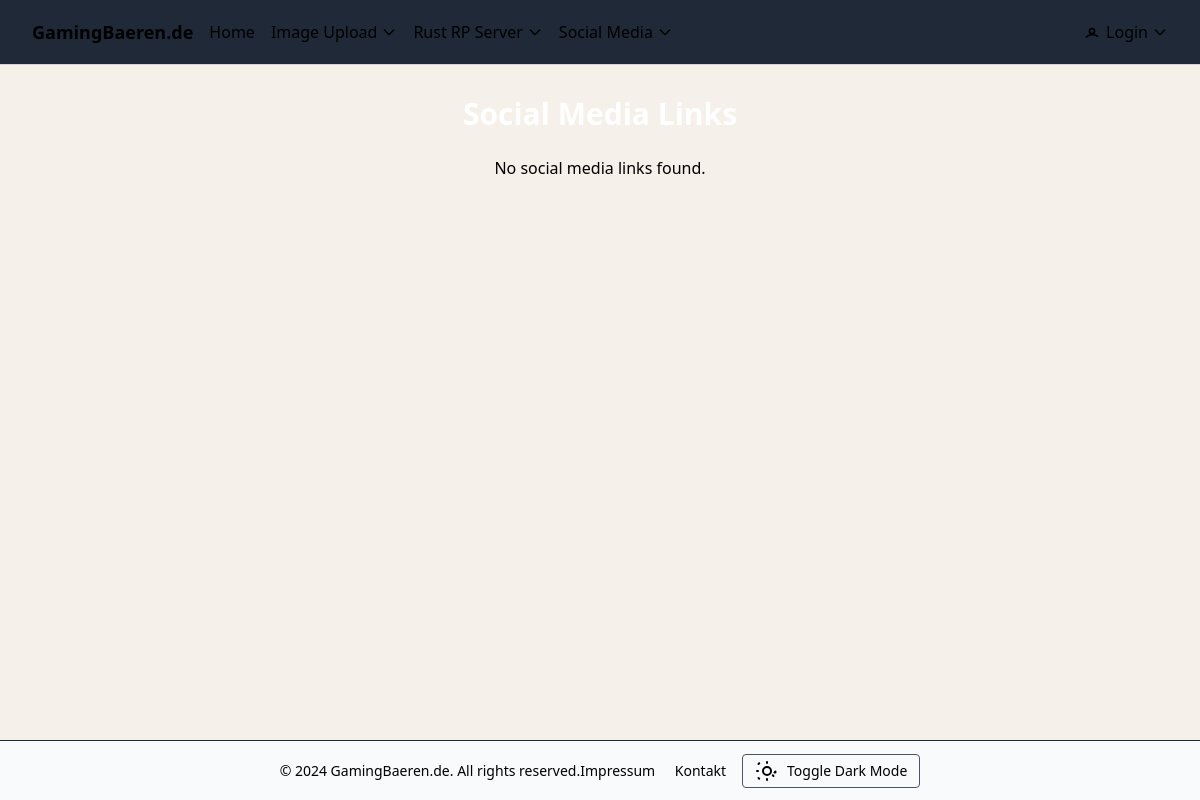
/socialmedia/, run on an earlier commit of the app's database.
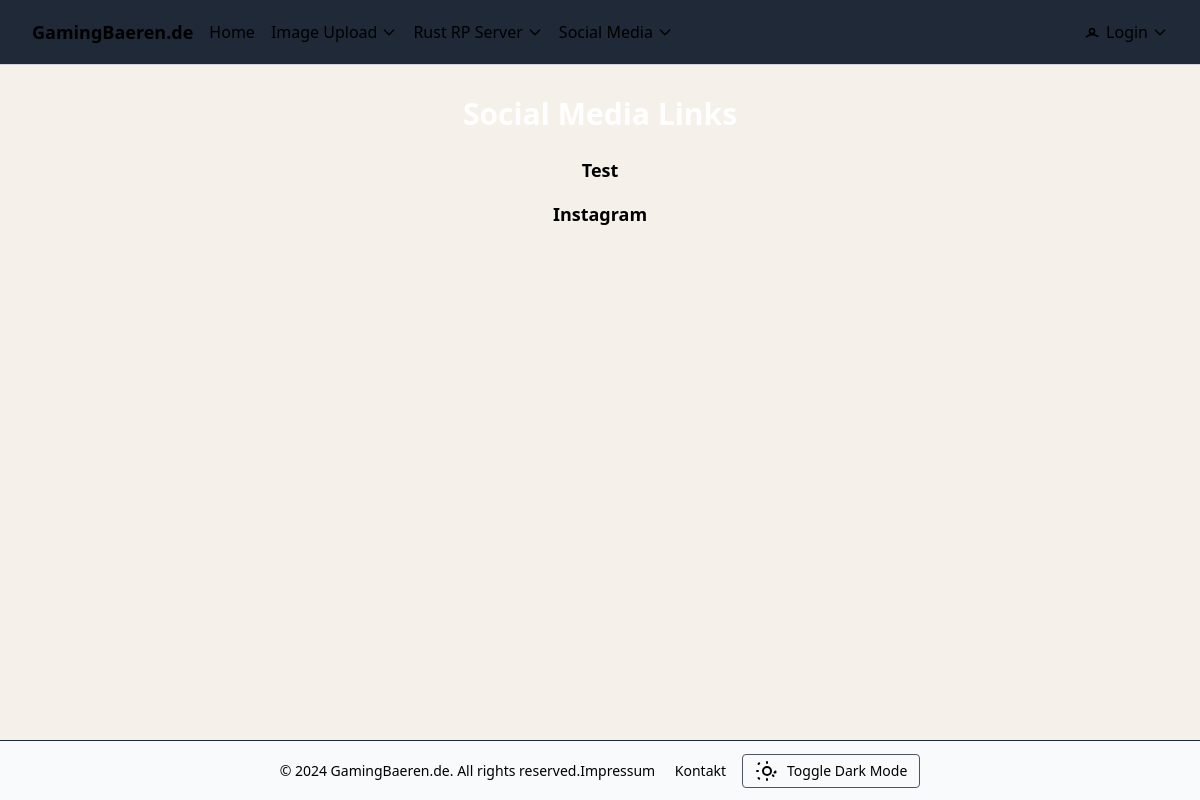
And on a later commit of the database.
### socialmedia/models.py (models this page shows, shortened)
class SocialMediaLink(models.Model):
    name = models.CharField(max_length=100)
    url = models.URLField()

### socialmedia/views.py (the view)
# urls.py: path('', views.socialmedia_main, name='socialmedia_main'),
def socialmedia_main(request):
    links = SocialMediaLink.objects.all()
    return render(request, 'socialmedia/socialmedia_main.html', {'links': links})

### socialmedia/templates/socialmedia/socialmedia_main.html (shortened to what this page needs)
{% extends "main/base.html" %}
{% block content %}
  <div class="max-w-4xl mx-auto py-8 px-4 sm:px-8 text-center">
    <h1 class="text-3xl font-bold mb-6" style="color: {% if dark_mode_enabled %}{{ dark_socialmedia_heading_text_color }}{% else %}{{ light_socialmedia_heading_text_color }}{% endif %}">Social Media Links</h1>
    <div class="flex flex-col space-y-4 items-center justify-center">
      {% for link in links %}
        <a href="{{ link.url }}" target="_blank" class="inline-flex items-center justify-center p-4 w-64 rounded-lg shadow transition" style="background-color: {% if dark_mode_enabled %}{{ dark_socialmedia_bg_color }}{% else %}{{ light_socialmedia_bg_color }}{% endif %}; color: {% if dark_mode_enabled %}{{ dark_socialmedia_links_text_color }}{% else %}{{ light_socialmedia_links_text_color }}{% endif %};" >
          <span class="text-lg font-semibold">{{ link.name }}</span>
        </a>
      {% empty %}
        <p class="text-white">No social media links found.</p>
      {% endfor %}
    </div>
  </div>
{% endblock %}

What changed in the data, as far as the page shows it:
added SocialMediaLink: name "Test"
added SocialMediaLink: name "Instagram"
Also different on the page:
text no longer shown: "No social media links found."
